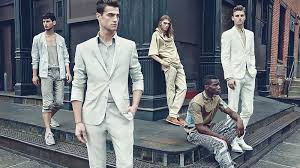
#> input picture images/img7.jpeg, 300 x 168 px
$ jupyter execute Untitled.ipynb
#> lines starting #> are read from the running program, lines starting #| are printed output that depends on the picture
[cell 1]
import cv2

[cell 2]
img = cv2.imread("../images/img7.jpeg")
#> img is the input picture: shape (168, 300, 3); mean B, G, R 123, 117.3, 112.4
rs_img = cv2.resize(img,(600,400))
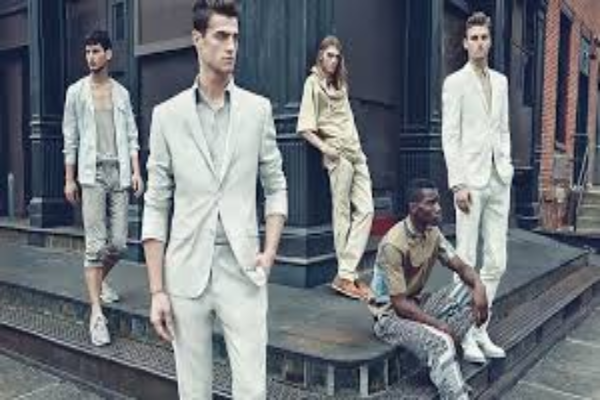
#> rs_img: shape (400, 600, 3); mean B, G, R 122.9, 117.2, 112.3
text_img = cv2.putText(rs_img,"Saim",(220,190),cv2.FONT_HERSHEY_PLAIN,3,(0,0,255),3,cv2.FILLED)
cv2.imshow('myImg',text_img)
cv2.waitKey(0)
cv2.destroyAllWindows()


$ run again, with images/img1.jpeg copied over images/img7.jpeg
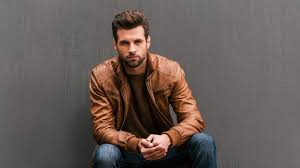
#> input picture images/img1.jpeg, 300 x 168 px
#> img is the input picture: shape (168, 300, 3); mean B, G, R 85.8, 90.2, 101.2
#> `rs_img = cv2.resize(img,(600,400))`:
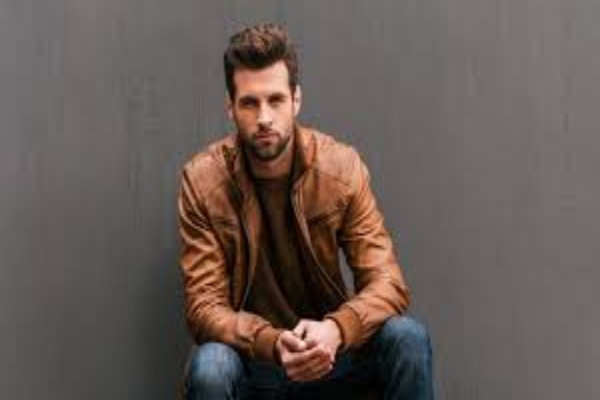
#> rs_img: shape (400, 600, 3); mean B, G, R 85.7, 90.1, 101.2

$ run again, with images/img2.jpeg copied over images/img7.jpeg
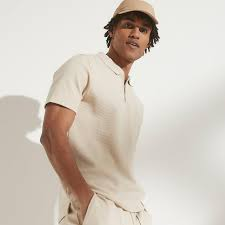
#> input picture images/img2.jpeg, 225 x 225 px
#> img is the input picture: shape (225, 225, 3); mean B, G, R 191.7, 201.9, 210.8
#> `rs_img = cv2.resize(img,(600,400))`:
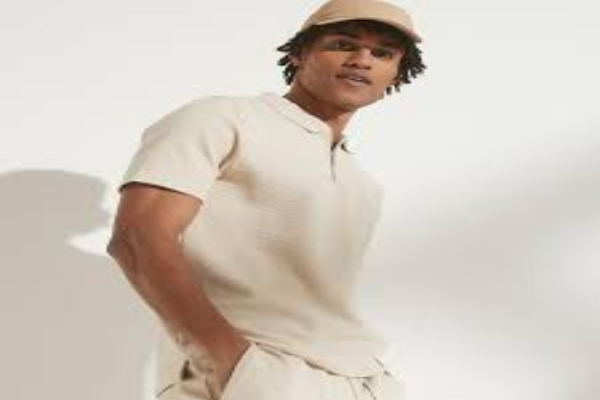
#> rs_img: shape (400, 600, 3); mean B, G, R 191.6, 201.8, 210.8

$ run again, with images/img3.jpeg copied over images/img7.jpeg
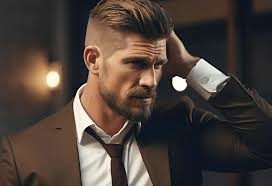
#> input picture images/img3.jpeg, 272 x 186 px
#> img is the input picture: shape (186, 272, 3); mean B, G, R 57.9, 64.4, 75.9
#> `text_img = cv2.putText(rs_img,"Saim",(220,190),cv2.FONT_HERSHEY_PLAIN,..`:
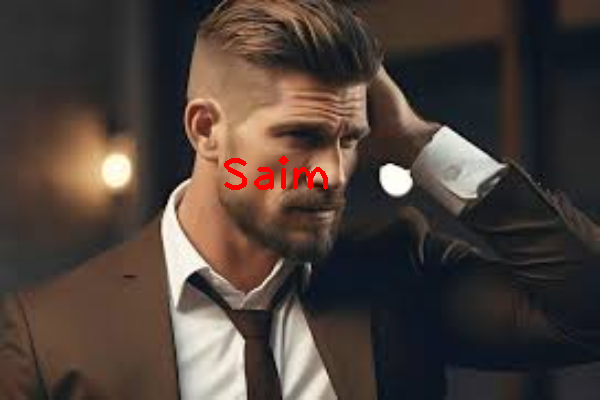
#> text_img: shape (400, 600, 3); mean B, G, R 57.4, 63.8, 76.3
